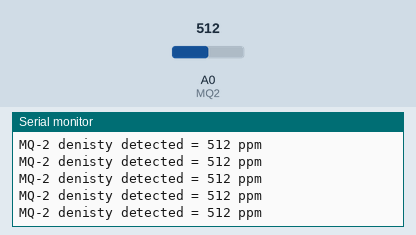
Bench run of a sketch on a simulated Arduino Uno, built with avr-gcc and run on an emulated ATmega328P. Parts: the last lines printed to the serial monitor. The test bench sets the inputs (shaded band); at power-on: A0 (MQ2) = 512.

Above: at 1.2 s.
1.3 s: A0 (MQ2) set to 107
At 1.8 s:
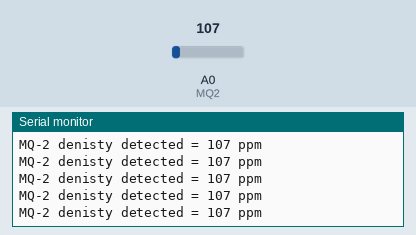
4.3 s: A0 (MQ2) set to 89
At 5.3 s:
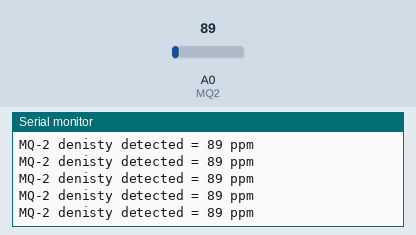
13.3 s: A0 (MQ2) set to 8
At 14.1 s:
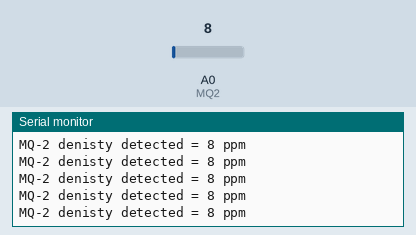
16.3 s: A0 (MQ2) set to 11
At 17.1 s:
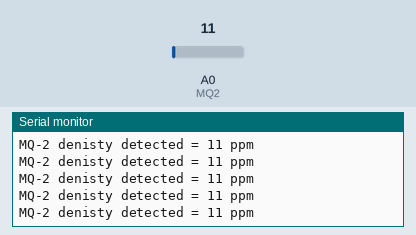
Timing chart, 0 to 19.3 s (numbered marks = the images above; inputs shaded):
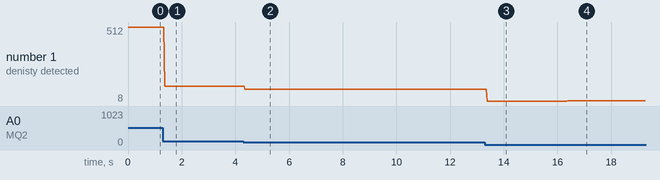

Measured:
- after the input at 1.3 s, the serial monitor: prints a new line after 0.07 s (image 1)
- after the input at 4.3 s, the serial monitor: prints a new line after 0.06 s (image 2)
- after the input at 13.3 s, the serial monitor: prints a new line after 0.08 s (image 3)
- after the input at 16.3 s, the serial monitor: prints a new line after 0.08 s (image 4)
- plotted number 1: 512 → 107 after the input at 1.3 s, 107 → 89 after the input at 4.3 s, 89 → 8 after the input at 13.3 s, 8 → 11 after the input at 16.3 s

The sketch:

MQ2.ino
```cpp
int MQ2 = A0;
// MQ-2 Sensor


void setup() {

  pinMode(MQ2, INPUT);
  Serial.begin(9600);
}

void loop() {
  int analogSensor = analogRead(MQ2);

  Serial.print("MQ-2 denisty detected = ");
  Serial.print(analogSensor);
  Serial.println(" ppm");

  delay(10);
}
```
